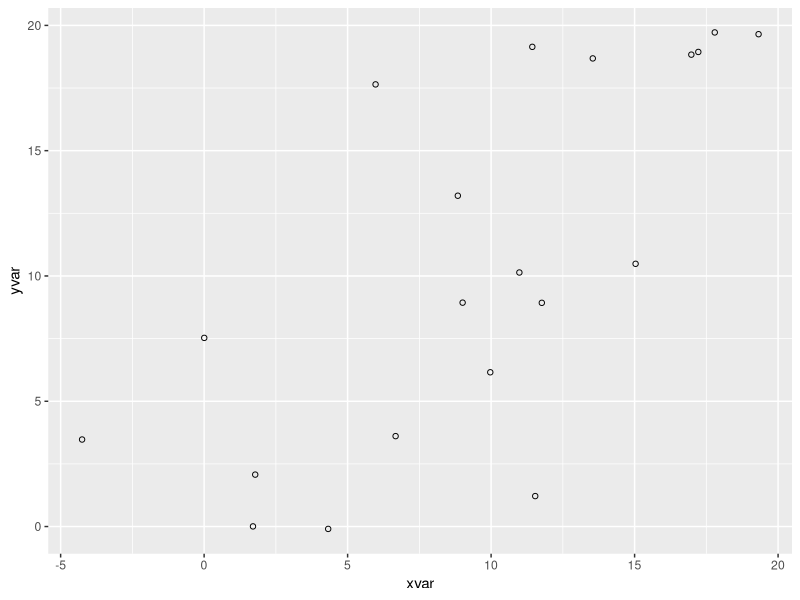
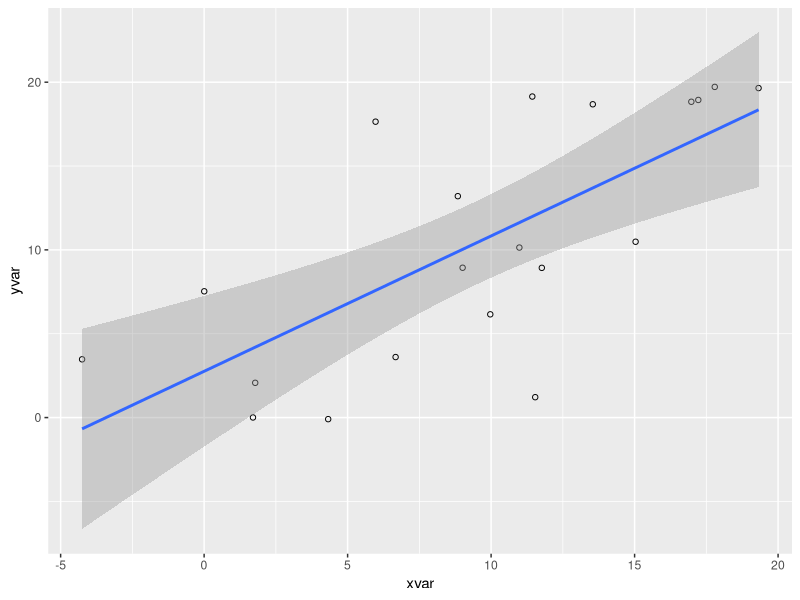
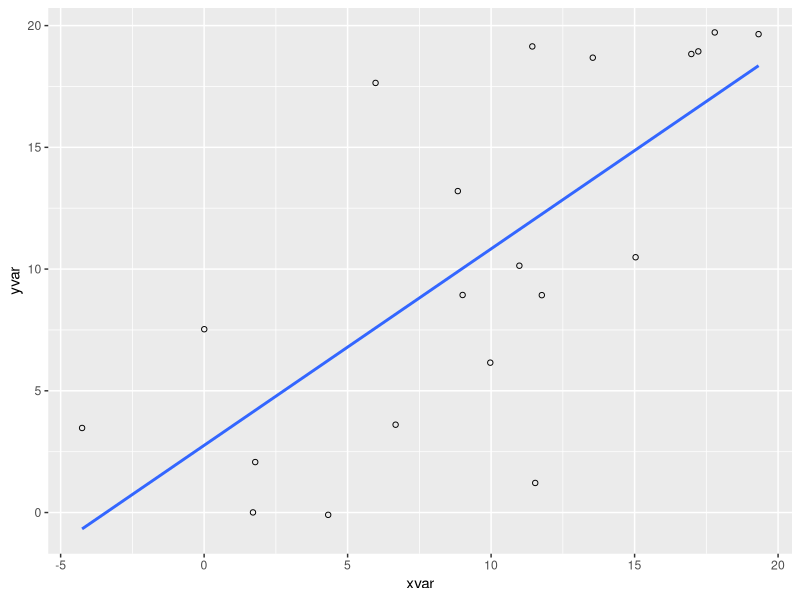
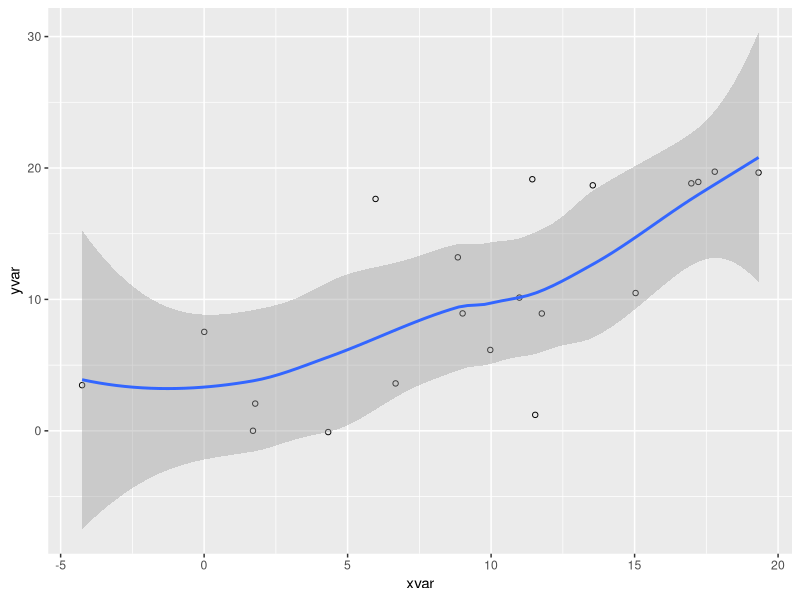
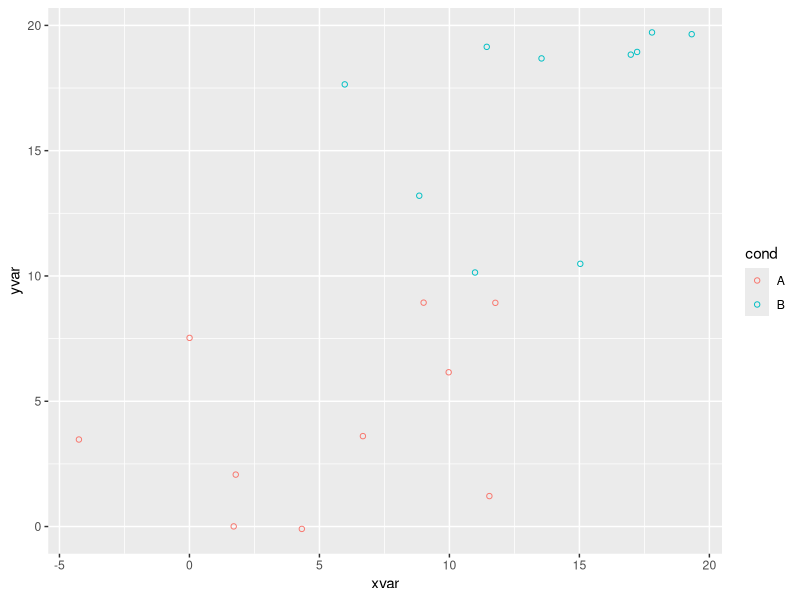
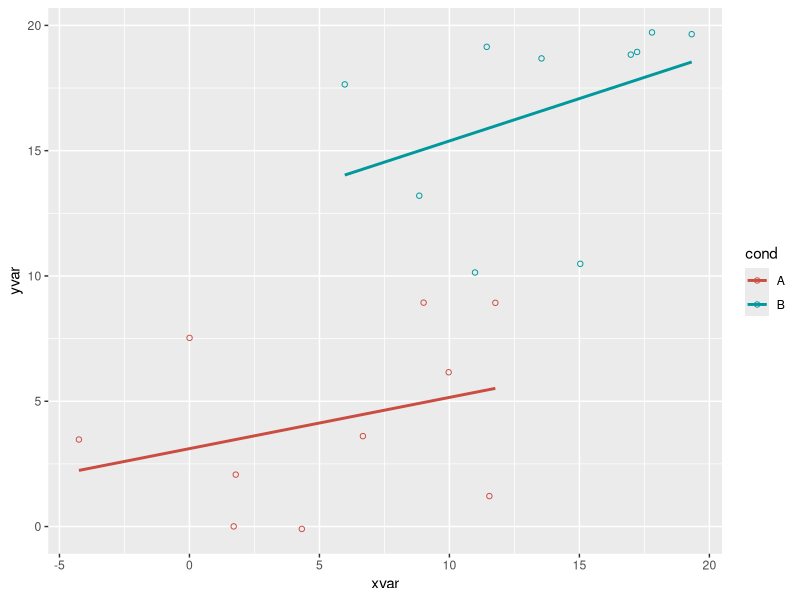
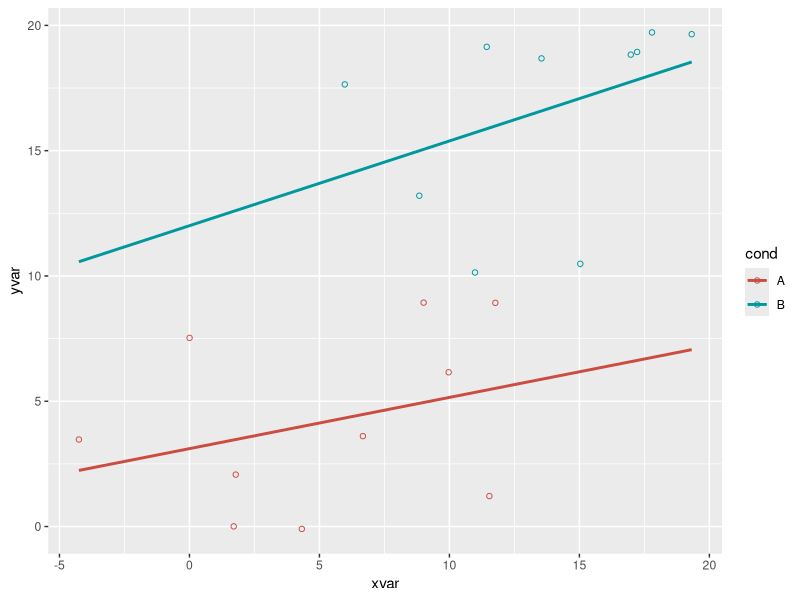
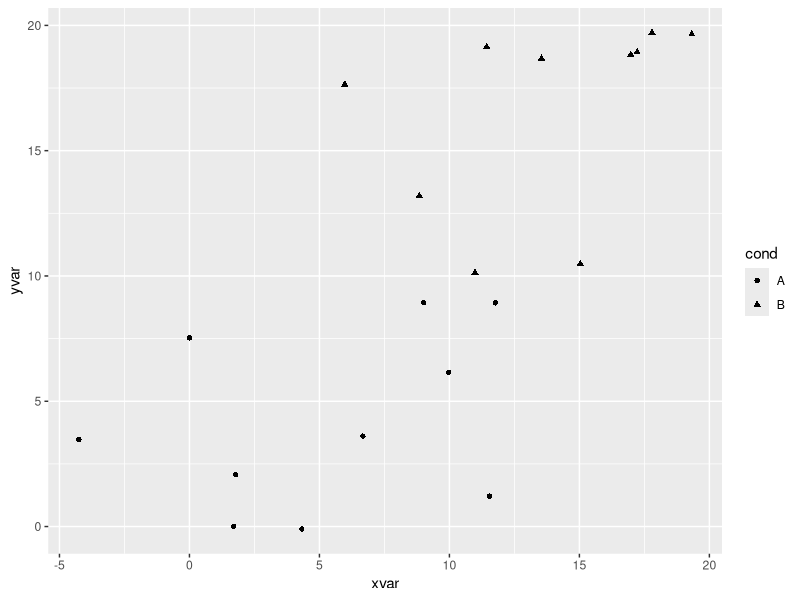

The R source for these figures, in order:
##Suppose this is your data:
  
  set.seed(955)
# Make some noisily increasing data
dat <- data.frame(cond = rep(c("A", "B"), each=10),
                  xvar = 1:20 + rnorm(20,sd=3),
                  yvar = 1:20 + rnorm(20,sd=3))
# cond         xvar         yvar
#    A -4.252354091  3.473157275
#    A  1.702317971  0.005939612
#   ... 
#    B 17.793359218 19.718587761
#    B 19.319909163 19.647899863

library(ggplot2)
  
  
  ##Basic scatterplots with regression lines
  
  ggplot(dat, aes(x=xvar, y=yvar)) +
    geom_point(shape=1)      # Use hollow circles
  
  ggplot(dat, aes(x=xvar, y=yvar)) +
    geom_point(shape=1) +    # Use hollow circles
    geom_smooth(method=lm)   # Add linear regression line 
  #  (by default includes 95% confidence region)
  
  ggplot(dat, aes(x=xvar, y=yvar)) +
    geom_point(shape=1) +    # Use hollow circles
    geom_smooth(method=lm,   # Add linear regression line
                se=FALSE)    # Don't add shaded confidence region
  
  ggplot(dat, aes(x=xvar, y=yvar)) +
    geom_point(shape=1) +    # Use hollow circles
    geom_smooth()            # Add a loess smoothed fit curve with confidence region
  
  
  
  
  
  ##Set color/shape by another variable
  
  # Set color by cond
  ggplot(dat, aes(x=xvar, y=yvar, color=cond)) + geom_point(shape=1)
  
  # Same, but with different colors and add regression lines
  ggplot(dat, aes(x=xvar, y=yvar, color=cond)) + geom_point(shape=1) +
    scale_colour_hue(l=50) + # Use a slightly darker palette than normal
    geom_smooth(method=lm,   # Add linear regression lines
                se=FALSE)    # Don't add shaded confidence region
  
  # Extend the regression lines beyond the domain of the data
  ggplot(dat, aes(x=xvar, y=yvar, color=cond)) + geom_point(shape=1) +
    scale_colour_hue(l=50) + # Use a slightly darker palette than normal
    geom_smooth(method=lm,   # Add linear regression lines
                se=FALSE,    # Don't add shaded confidence region
                fullrange=T) # Extend regression lines
  
  # Set shape by cond
  ggplot(dat, aes(x=xvar, y=yvar, shape=cond)) + geom_point()
  
  # Same, but with different shapes
  ggplot(dat, aes(x=xvar, y=yvar, shape=cond)) + geom_point() +
    scale_shape_manual(values=c(1,2))  # Use a hollow circle and triangle
  
  
  ##Handling overplotting
  
  #If you have many data points, or if your data scales are discrete, then the data points might overlap and it will be impossible to see if there are many points at the same location.
  
  # Round xvar and yvar to the nearest 5
  dat$xrnd <- round(dat$xvar/5)*5
  dat$yrnd <- round(dat$yvar/5)*5
  
  # Make each dot partially transparent, with 1/4 opacity
  # For heavy overplotting, try using smaller values
  ggplot(dat, aes(x=xrnd, y=yrnd)) +
    geom_point(shape=19,      # Use solid circles
               alpha=1/4)     # 1/4 opacity
  
  # Jitter the points
  # Jitter range is 1 on the x-axis, .5 on the y-axis
  ggplot(dat, aes(x=xrnd, y=yrnd)) +
    geom_point(shape=1,      # Use hollow circles
               position=position_jitter(width=1,height=.5))